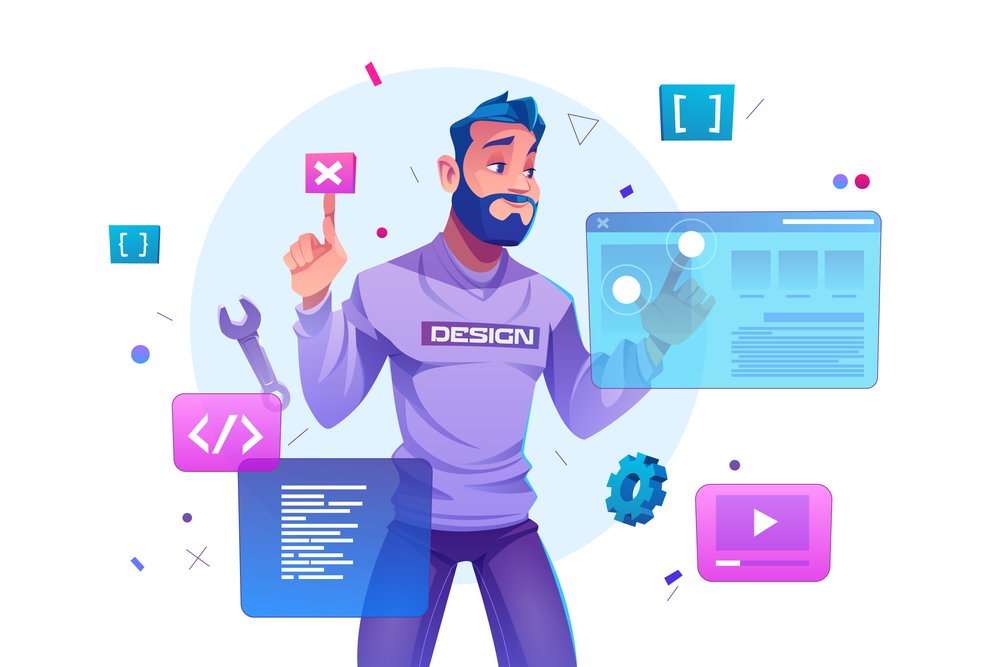
#> input picture Old-Pic.png, 1000 x 667 px, shrunk from 5000 x 3333 before the run
$ python q6.py
#> lines starting #> are read from the running program, lines starting #| are printed output that depends on the picture; after the words box and inside, x2 and y2 are one past the last pixel; in counts of white or black regions, pixels touching at a corner belong together
import cv2
import numpy as np
from matplotlib import pyplot as plt

# Read input image
input_image = cv2.imread("Old-Pic.png")
#> input_image is the input picture: shape (667, 1000, 3); mean B, G, R 243.5, 218.9, 214.5

# Convert to grayscale
gray_image = cv2.cvtColor(input_image, cv2.COLOR_BGR2GRAY)
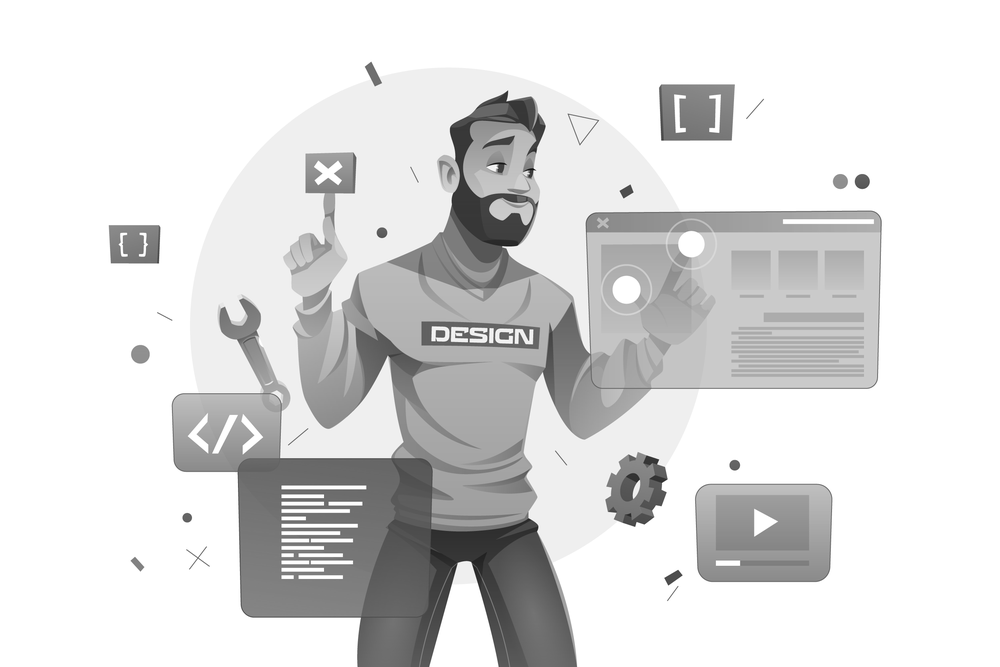
#> gray_image: shape (667, 1000); min 10, max 255, mean 220.4

# Calculate histogram
hist = cv2.calcHist([gray_image], [0], None, [256], [0, 256])
#> hist = 256 values, max 374598 at index 255, min 0 at index 0, mean 2605.5

# Plot histogram
plt.hist(gray_image.ravel(), 256, [0, 256])
plt.title("Histogram of Grayscale Image")
plt.show()
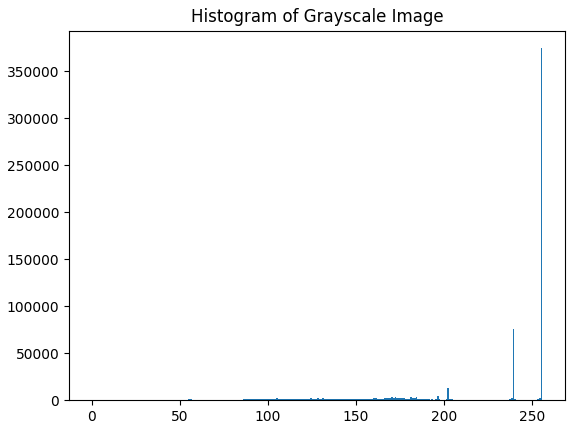
#> figure drawn by matplotlib, 1 panel; tallest bar 374598 high, from x = 255 to 256

# Prompt user for threshold value
threshold = int(input("Enter threshold value: "))
#> the answer given: 100

# Apply thresholding to convert image to binary
binary_image = cv2.threshold(gray_image, threshold, 255, cv2.THRESH_BINARY)[1]
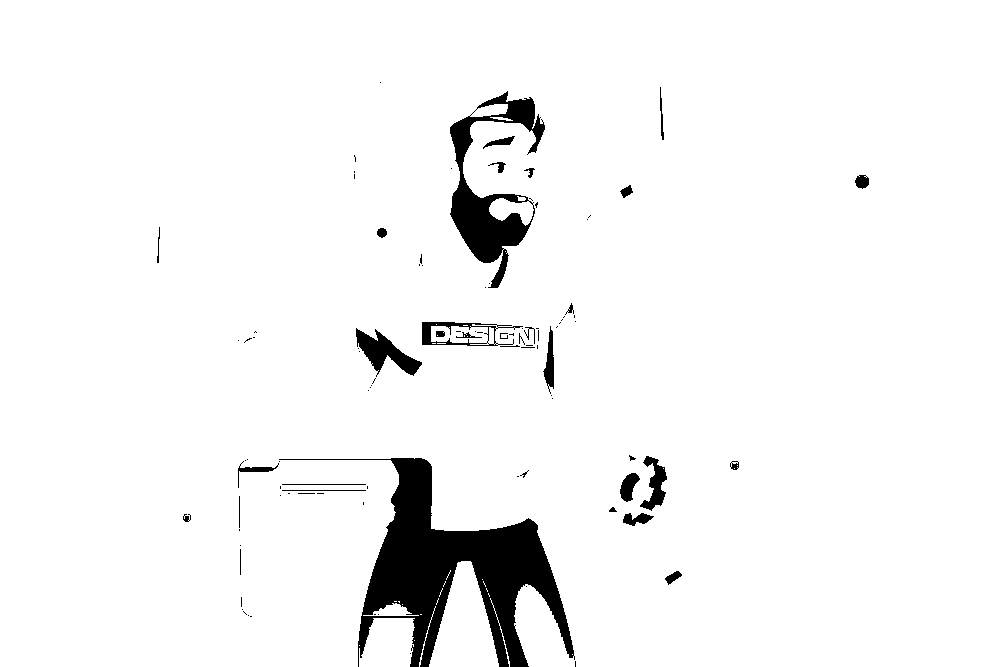
#> binary_image: shape (667, 1000); 95.5% white; 99 black regions (66 under 20 px), largest, box (x1, y1, x2, y2) and area: (279, 458, 575, 667) 18728, (450, 91, 545, 288) 5931, (356, 328, 422, 377) 1314

# Display binary image
cv2.imshow("Binary Image", binary_image)
cv2.waitKey(0)
cv2.destroyAllWindows()
